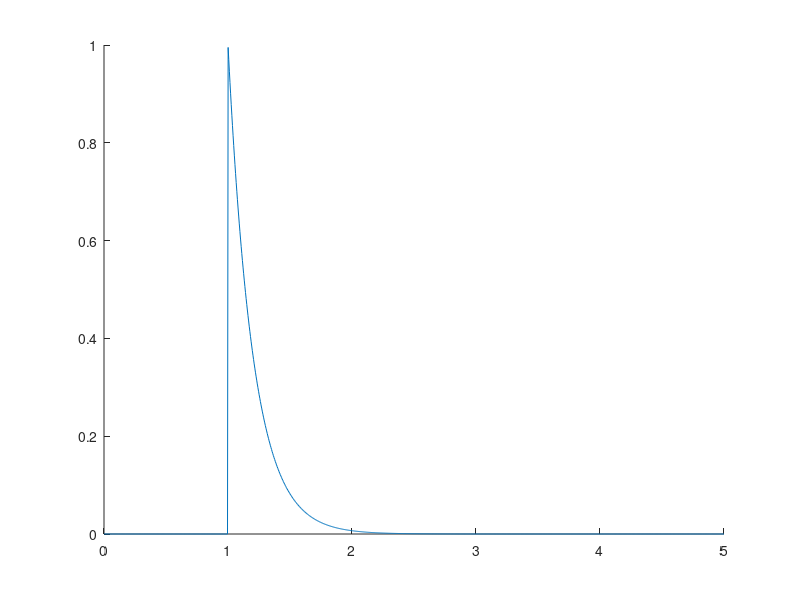
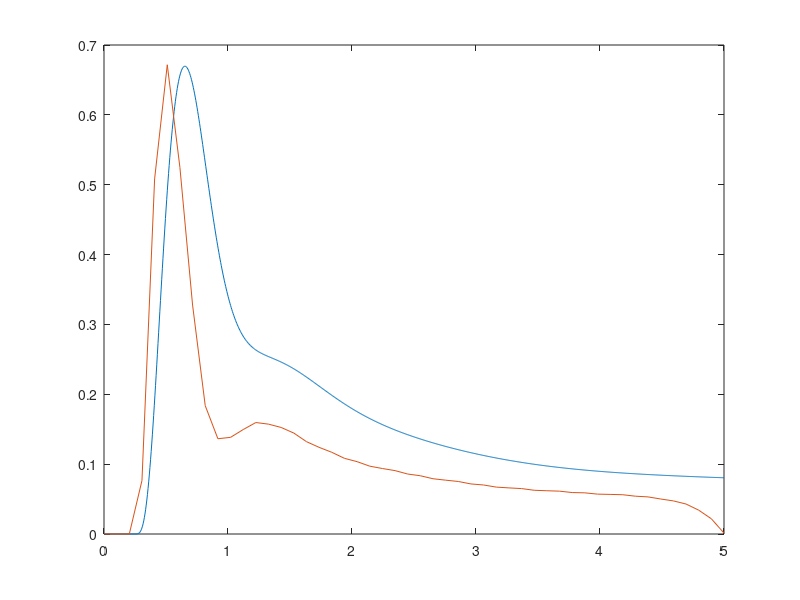

The MATLAB script that drew these images, in order: (Note: this script raises an error after producing the figures.)
%% Convolution Function
% Convolution of C with decaying exponential kernel.
%
% $$\int_0^t K^{trans}e^{-k_{ep} \tau} C(t-\tau - t_0) d\tau$$
% 

%% Syntax
%
% * *prototypeConvolution* -- Calling with no arguments runs a demo.
% * g = *prototypeConvolution*(kTrans, kEp, t0, t) -- Typical call.
%       
% 
%% Description
% Implements the convolution of C with decaying exponential kernel, as described in
%       Suyash et al.  The output of this function is a time-series representation of the 
%       pixel intensity over time.  It is also the solution to the first order ODE
%       modeling the flow of tracer from the bloodstream to the tissue and back.
%       
%       Int( C(tau) * exp(t - tau) dtau, 0, t)
% 
% $$e^{\pi i} + 1 = 0$$ 
% 
%   Foo  bar
% 
% $$e^{\pi i} + 1 = 0$$
% 
% 
% # ITEM1
% # ITEM2
% 
% $$\int_0^t K^{trans}e^{-k_{ep} \tau} C(t-\tau) d\tau$$
% 

%%
% 
%
%   Arguments:
%       kTrans      Scale parameter (beta_1)
%       kEp         Shape parameter (1/beta_2)
%       t0          Shift or Delay parameter (beta_3)
%       t           Temporal coordinate vector or Time-points (t)
%
%   Output:
%       g           Pixel intensity time series (g(x,t) in TMI paper)
%

%% Arguments
%  kTrans      Scale parameter (beta_1)
% kEp         Shape parameter (1/beta_2)
% t0          Shift or Delay parameter (beta_3)
% t           Temporal coordinate vector or Time-points (t)
%
%%  Output
% g           Pixel intensity time series (g(x,t) in TMI paper)
%

function prototypeConvolution(~)
    
    if ~nargin, demo, return, end

end

%% Shortened Demo
%
function shortenedDemo

%     delayDemo    
    multiConvolution;
%     timingDemo
    
%     convolutionOuterLoop;
    
    '';
end

function delayDemo
    
%     y = linspace(0,0.25);
%     s = zeros(length(y));
%     for i = 1:length(y)
%         s(i) = breastCp(0.25,y(i));
%     end
%     figure, plot(y,s)
%     '';

% 
%     load fittedImages_November-04-2007_054554_2hr_20min
%     KTrans = beta(:,:,1);
%     k_ep = beta(:,:,2);
%     dt_i = 1;
%     dt_j = 1;
%     Ti = 0:28;
%     Tj = 0:28;
%     Cpi = breastCp(linspace(0,5,length(Tj)));
%     oversample_i = 1;
%     
%     
%     KTrans  = single(KTrans);
%     k_ep    = single(k_ep);
%     dt_i    = single(dt_i);
%     Ti      = int32(Ti);
%     dt_j    = single(dt_j);
%     Tj      = int32(Tj); 
%     Cpi     = single(Cpi);
%     oversample_i = single(oversample_i);
%     signal_2 = dce_mri_mex(KTrans, k_ep, dt_i, Ti, dt_j, Tj, Cpi, oversample_i);
% 
%     %figure, for t=1:29; imagesc(signal_2(:,:,t)'), axis image; drawnow; end
%     
    '';
    
    k_ep = 100;
    KTrans = 10/k_ep;

    overFactor = 5;  % Needs to be an integer
    
    oversample_i = 32;
    oversample_j = 2;
    oversample_i_b = 1 * oversample_i;
    oversample_j_b = overFactor * oversample_j;

    t0 = 0; tf = 5; T  = 50;
    %dt_j = (tf - t0) / (oversample_j*T);

    Ti = oversample_i*T;
    Tj = oversample_j*T;
    Tj2 = oversample_j_b*T;


    dt_i = (tf - t0) / Ti;
    dt_j = (tf - t0) / Tj;
    dt_j2 = (tf - t0) / Tj2;

    ti = (0:Ti-1) * dt_i;
    tj = (0:Tj-1) * dt_j;
    tj2 = (0:Tj2-1) * dt_j2;

    tj_vec = single(0:Tj-1) * dt_j;
    tj_vec = permute(tj_vec, [1 3 2]);  % Make it 1x1xTj
    
    
    % Init Cpi vector
    Cpi = breastCp(ti);
    [v,ind] = max(Cpi)
    f = @(x) 5 - breastCp(x);
    ti_min = fminsearch(f, ti(ind));
    [v,ind] = min(abs(ti - ti_min));
    [ti(ind), Cpi(ind)]
    
    
    
    h2 = figure;
    hold all
    title('Difference')
    
    h1 = figure;
    hold all
    %plot(ti, Cpi*10, 'LineWidth', 3, 'Color', [.8 .8 1])
    
    
%     Ti = oversample_i*T;
%     Tj = oversample_j*T;
%     
%     dt_i = (tf - t0) / Ti;
%     dt_j = (tf - t0) / Tj;
    
    delays = linspace(0, dt_j, 10);
    for k = 1:length(delays)
        delay = delays(k);

        signal_a = convolutionOversampleRun (KTrans, k_ep, delay, oversample_i, oversample_j);
        signal_b = convolutionOversampleRun (KTrans, k_ep, delay, oversample_i_b, oversample_j_b);

        
        v = (k-1) / max(1, length(delays)-1);
        color_a = [1-v,   v, v];
        color_b = [0.9*(1-v), 0.75*(1-v), v];

        s_a = real(signal_a);
        s_a = permute(s_a, [3 1 2]);
        s_a = s_a(:,:);
        t_a = tj(:);

        s_b = real(signal_b);
        s_b = permute(s_b, [3 1 2]);
        s_b = s_b(:,:);
        t_b = tj2(:);
        
        s_c = s_b(1:overFactor:end);
        s_c = s_c(1:min(end,length(s_a)));  % Force to be same size if something went wrong
        t_c = t_a;
        
        set(0,'CurrentFigure', h1)
        plot(t_a, s_a, '--', 'Color', color_a) 
        plot(t_b, s_b,  '-', 'Color', color_b) 
        plot(t_c, s_c,  'o', 'Color', color_b)

        set(0,'CurrentFigure', h2)
        plot(t_a, s_a - s_c, 'Color', color_a)
        
    end
    
    '';
end


function timingDemo
% 
%     load fittedImages_November-04-2007_054554_2hr_20min
%     KTrans = beta(:,:,1);
%     k_ep = beta(:,:,2);
%     dt_i = 1;
%     dt_j = 1;
%     Ti = 0:28;
%     Tj = 0:28;
%     Cpi = breastCp(linspace(0,5,length(Tj)));
%     oversample_i = 1;
%     
%     
%     KTrans  = single(KTrans);
%     k_ep    = single(k_ep);
%     dt_i    = single(dt_i);
%     Ti      = int32(Ti);
%     dt_j    = single(dt_j);
%     Tj      = int32(Tj); 
%     Cpi     = single(Cpi);
%     oversample_i = single(oversample_i);
%     signal_2 = dce_mri_mex(KTrans, k_ep, dt_i, Ti, dt_j, Tj, Cpi, oversample_i);
% 
%     %figure, for t=1:29; imagesc(signal_2(:,:,t)'), axis image; drawnow; end
%     
    '';
    %convolutionOuterLoop;
    %multiConvolution;
    %[time_matlab, time_cuda, RMSE, nRMSE] = convolutionRun(16,16,100)
    
    Xs = 2.^(0:6);
    Ys = 2.^(0:6);
    %Ts = 2.^[5:7];
    Ts = 64;
    time_matlab = zeros(length(Xs),length(Ts));
    time_cuda   = zeros(length(Xs),length(Ts));
    RMSE        = zeros(length(Xs),length(Ts));
    nRMSE       = zeros(length(Xs),length(Ts));
%     for X = Xs
%         for Y = Ys
%             for T = Ts
    for i = 1:length(Xs)
        %for j = 1:length(Ys)
            k = 1;
            X = Xs(i);
            Y = Ys(i);
            T = Ts(k);
            %for T = Ts
                [time_matlab(i,k), time_cuda(i,k), RMSE(i,k), nRMSE(i,k)] = convolutionRun(X,Y,T);
            %end
        %end
    end

    time_matlab
    time_cuda
    RMSE
    nRMSE

    displayInUnits = @(src,evt) set(gca,...
        'XTickLabel', cellfun(@num2str, num2cell(get(gca, 'XTick')), 'UniformOutput',false), ...
        'YTickLabel', cellfun(@num2str, num2cell(get(gca, 'YTick')), 'UniformOutput',false) ...
    );
    
    %set(gcf,'ResizeFcn', displayInUnits)
    
    figure('ResizeFcn', displayInUnits)
    %hold all
    fontsize_title  = 48;
    fontsize        = floor(3/4*fontsize_title);
    fontsize_axis   = floor(1/3*fontsize_title);
    markersize = 25;
    linewidth = 5;
    loglog(Xs.*Ys, time_matlab, '--X', Xs.*Ys, time_cuda, '-*', 'LineWidth', linewidth, 'MarkerSize', markersize)
    grid minor
    title('Time in seconds as a function of problem size (X x Y)', 'FontSize', fontsize_title)
    %legend('\fontsize{32}Matlab', '\fontsize{32}Cuda')
    legend(sprintf('\\fontsize{%d}CPU',fontsize_axis), sprintf('\\fontsize{%d}GPU',fontsize_axis))
    %legend('CPU', 'GPU')
    ylabel('t (sec)', 'Fontsize', fontsize)
    xlabel('Number of Voxels', 'Fontsize', fontsize)
    set(gca,'FontSize', fontsize_axis)
    set(gca,'YTickLabel', cellfun(@num2str, num2cell(get(gca, 'YTick')), 'UniformOutput',false))
    set(gca,'XTickLabel', cellfun(@num2str, num2cell(get(gca, 'XTick')), 'UniformOutput',false))
   
    %loglog(Xs.*Ys, time_cuda, '-o')
    %diag(time_matlab)
    %diag(time_cuda)
    '';
end


%% Demo
%
function demo
    
    close all

    t = linspace(0,5,1000);
    Cp = breastCp(t);
    
%     figure, plot(t,Cp)
    
    ti = linspace(t(1), t(end), 50);
    dti = ti(2)-ti(1);
    
    t0 = 1;
%     kEp = 5;
%     kTrans = 1/kEp;
    kEp = 5;
    kTrans = 1;
    %kTrans = 1/(1+1/kEp);
    %kTrans = 1/(1 + exp(-kEp*dti))*1/sqrt(2*dti);
    
    %e = kTrans * exp( -kEp*(t - t0) ) .* (t >= t0);
    e = kernel(t, kTrans, kEp, t0);
    hold all; plot(t,e)
    
    E = kernel(t', kTrans, kEp, ti);
    Cpi = breastCp(ti);
    
%     figure('Position', [717   524   560   420])
%     plot(repmat(t',[1 size(E,2)]), bsxfun(@times, E, Cpi)/kTrans)
%     hold all
%     plot(t,Cp)
%     
%     %figure('Position', [717   19   560   420])
%     %plot(ti, sum(bsxfun(@times, E, Cpi)),'-o')
    
%     figure('Position', [717   19   560   420])
%     plot(ti, convolveCWithKernel(t, kTrans, kEp, ti))
    
    
    %hold all
    %plot(ti, convolveCWithKernel(ti, kTrans, kEp, ti),'-o')
    %plot(t, sum(bsxfun(@times, E, Cp)),'-')
    
%     snapnow
    
    
    %% 
    %
    %
    f1 = @(x) breastCp(x);
    f2 = @(x) kernel(x, kTrans, kEp, 0);
    %t = linspace(t(1),t(end),4000);
    q = quadv(@(tau) f2(tau) * f1(t-tau), t(1), t(end));
    
    figure, plot(t,q)
    hold all
    plot(ti, convolveCWithKernel(t, kTrans, kEp, ti)/300)
    
    snapnow
    
    s = zeros(size(t));
    for i=1:length(s)
        s(i) = convolutionFromMaple(t(i), 5, 2, 1);
    end
    figure, plot(t,s)
    ti_old = ti;


    oversample_i = 2;
    oversample_j = 8;
    ti = linspace(ti_old(1),ti_old(end),oversample_i*length(ti_old));
    tj = linspace(ti_old(1),ti_old(end),oversample_j*length(ti_old));
    Cpj = breastCp(tj);
    
    figure
    hold all
    plot(tj,Cpj*10,'LineWidth',5)
    
    for k_ep = logspace(log10(0.01),log10(1000),20);
        KTrans = k_ep;
        si = zeros(size(ti));
        for j=1:length(tj)
            si = si + Cpj(j) * KTrans * convolutionFromMapleVectorized(ti, k_ep, tj(j), oversample_j);
    %         for i=1:length(si)
    %             si(i) = si(i) + Cpi(j) * convolutionFromMaple(ti(i), 2, ti(j), oversample);
    %         end
        end
        plot(ti,si)
    end
    %figure, plot(ti,si)
    
    
    % Moved to shortenedDemo
    %convolutionOuterLoop;
    %convolutionOuterLoop4x8;
    
    shortenedDemo;

    '';
end


%%
function signal = convolutionOuterLoop()
    % Init time variables
    t0 = 0; 
    tf = 5;
    T  = 50;

    oversample_i = 16;
    oversample_j = 4;
    
    Ti = oversample_i*T;
    Tj = oversample_j*T;
    
    dt_i = (tf - t0) / Ti;
    dt_j = (tf - t0) / Tj;
    
    %ti = linspace(t0, tf, Ti);
    %tj = linspace(t0, tf, Tj);
    ti = (0:Ti-1) * dt_i;
    tj = (0:Tj-1) * dt_j;
%     tj = linspace(t0, tf, Tj);
    
    %dt_i = ti(2) - ti(1);
    %dt_j = tj(2) - tj(1);

    % Init Cpi vector
    Cpi = breastCp(ti);

    k_ep = 100;
    KTrans = k_ep;
    
    
    % Convert to 32-bit floats for everything inputted into dce_mri_mex()
    KTrans  = single(KTrans);
    k_ep    = single(k_ep);
    dt_i    = single(dt_i);
    dt_j    = single(dt_j);
    Ti      = int32(Ti);
    Tj      = int32(Tj); 
    Cpi     = single(Cpi);
    oversample_i = single(oversample_i);
    oversample_j = single(oversample_j);


    tj_vec = single(0:Tj-1) * dt_j;
    tj_vec = permute(tj_vec, [1 3 2]);  % Make it 1x1xTj
    

    h2 = figure;
    hold all
    title('Difference')
    
    h1 = figure;
    hold all
    plot(ti, Cpi*10, 'LineWidth', 3, 'Color', [.8 .8 1])
    
    %for k_ep = logspace(log10(0.01), log10(1000), 20);
    %for delay = delays
    
    delays = linspace(0, dt_j, 10);
    for k = 1:length(delays)
        delay = delays(k);

        signal = zeros(1,1,Tj,'single');
        for i = 1:Ti
            signal = signal + Cpi(i) * convolutionFromMapleMatrized(tj_vec - delay, k_ep, ti(i), oversample_i);
        end
        signal = bsxfun(@times,signal,KTrans);

        signal_alt = zeros(1,1,Tj,'single');
        for i = 1:Ti
            signal_alt = signal_alt + Cpi(i) * convolutionFromMapleMatrized(tj_vec, k_ep, ti(i) + delay, oversample_i);
        end
        signal_alt = bsxfun(@times,signal_alt,KTrans);

%         signal_alt = dce_mri_mex(single(KTrans), single(k_ep), single(dt_i), int32(Ti), single(dt_j), int32(Tj), single(Cpi), single(oversample_i));
        
        v = (k-1) / max(1, length(delays)-1);
        color = [v, 1-v, 1-v];
        
        set(0,'CurrentFigure', h1)
        plot(tj, real(signal(:)), 'Color', color)

        set(0,'CurrentFigure', h2)
        plot(tj, real(signal(:) - signal_alt(:)), 'Color', color)
        
    end
    '';
end

%%
function signal = convolutionOversampleRun (KTrans, k_ep, delay, oversample_i, oversample_j)
    [X,Y] = size(KTrans);
    
    % Init time variables
    t0 = 0; 
    tf = 5;
    T  = 50;

%     oversample_i = 16;
%     oversample_j = 4;
    
    Ti = oversample_i*T;
    Tj = oversample_j*T;
    
    dt_i = (tf - t0) / Ti;
    dt_j = (tf - t0) / Tj;
    
    %ti = linspace(t0, tf, Ti);
    %tj = linspace(t0, tf, Tj);
    ti = (0:Ti-1) * dt_i;
    tj = (0:Tj-1) * dt_j;
%     tj = linspace(t0, tf, Tj);
    
    %dt_i = ti(2) - ti(1);
    %dt_j = tj(2) - tj(1);

    % Init Cpi vector
    Cpi = breastCp(ti);

%     k_ep = 100;
%     KTrans = k_ep;
    
    
    % Convert to 32-bit floats for everything inputted into dce_mri_mex()
    KTrans  = single(KTrans);
    k_ep    = single(k_ep);
    dt_i    = single(dt_i);
    dt_j    = single(dt_j);
    Ti      = int32(Ti);
    Tj      = int32(Tj); 
    Cpi     = single(Cpi);
    oversample_i = single(oversample_i);
    oversample_j = single(oversample_j);


    tj_vec = single(0:Tj-1) * dt_j;
    tj_vec = permute(tj_vec, [1 3 2]);  % Make it 1x1xTj
    

%     h2 = figure;
%     hold all
%     title('Difference')
%     
%     h1 = figure;
%     hold all
%     plot(ti, Cpi*10, 'LineWidth', 3, 'Color', [.8 .8 1])
    
    %for k_ep = logspace(log10(0.01), log10(1000), 20);
    %for delay = delays
    
    %delays = linspace(0, dt_j, 10);
%     for k = 1:length(delays)
%         delay = delays(k);
%         
%         sj = zeros(1,Tj);
%         for i=1:Ti
%             signal_part = convolutionInnerLoop(tj, k_ep, ti(i), oversample_i);
%             sj = sj + Cpi(i) * KTrans * signal_part;
%         end

        %sj = zeros(X,Y,Tj,'single');
        signal = zeros(X,Y,Tj,'single');
        for i = 1:Ti
            signal = signal + Cpi(i) * convolutionFromMapleMatrized(tj_vec - delay, k_ep, ti(i), oversample_i);
        end
        signal = bsxfun(@times,signal,KTrans);

%         signal_alt = zeros(1,1,Tj,'single');
%         for i = 1:Ti
%             signal_alt = signal_alt + Cpi(i) * convolutionFromMapleMatrized(tj_vec, k_ep, ti(i) + delay, oversample_i);
%         end
%         signal_alt = bsxfun(@times,signal_alt,KTrans);

%         signal_alt = dce_mri_mex(single(KTrans), single(k_ep), single(dt_i), int32(Ti), single(dt_j), int32(Tj), single(Cpi), single(oversample_i));
        
%         v = (k-1) / max(1, length(delays)-1);
%         color = [v, 1-v, 1-v];
        
%         set(0,'CurrentFigure', h1)
%         plot(tj, real(signal(:)), 'Color', color)

%         set(0,'CurrentFigure', h2)
%         plot(tj, real(signal(:) - signal_alt(:)), 'Color', color)
        
%     end
    '';
end


%%
function [time_matlab, time_cuda, RMSE, nRMSE] = convolutionRun(X,Y,T)
    % Initialize KTrans and k_ep to some arbitrary values
    k_ep    = zeros(X,Y,'single');
    KTrans  = zeros(X,Y,'single');
    for x = 0:X-1
        for y = 0:Y-1
            u = x/(X + eps);
            v = y/(Y + eps);
            
            w = 1/((1 - u)*(1 - v))^2;
            w = w * 1e-1;
            
            k_ep(x+1,y+1)   = w;
            KTrans(x+1,y+1) = w/10;
        end
    end
    
    [mX,mY] = meshgrid(linspace(-3,3,X),linspace(-3,3,Y)); Z = peaks(mX,mY)'; 
    b = 1; c = 4; f = @(x) 1/b * x./(1 + (x*c-c).^2); %plot(x, f(x))
    Z = f(Z);
    Z = Z * 10;
    Z = max(Z, 1e-1);
        
    k_ep = Z;
    KTrans = Z/10;

    % Init time variables
    t0 = 0; 
    tf = 5;

    oversample_i = 8;
    oversample_j = 2;
    
    Ti = oversample_i*T;
    Tj = oversample_j*T;
    
    dt_i = (tf - t0) / Ti;
    dt_j = (tf - t0) / Tj;
    

    ti = (0:Ti-1) * dt_i;
    tj = (0:Tj-1) * dt_j;


    % Init Cpi vector
    Cpi = breastCp(ti);
    
    
    % Convert to 32-bit floats for everything inputted into dce_mri_mex()
    KTrans  = single(KTrans);
    k_ep    = single(k_ep);
    dt_i    = single(dt_i);
    Ti      = int32(Ti);
    dt_j    = single(dt_j);
    Tj      = int32(Tj); 
    Cpi     = single(Cpi);
    oversample_i = single(oversample_i);
    

    fprintf('Beginning the timings\n')

    
    % Reference implementation
	tj_vec = single(0:Tj-1) * dt_j; 
    tj_vec = permute(tj_vec, [1 3 2]);  % Make it 1x1xTj
    
    time_matlab = tic;
    sj = zeros(X,Y,Tj,'single');
    for i = 1:Ti
        sj = sj + Cpi(i) * convolutionFromMapleMatrized(tj_vec, k_ep, ti(i), oversample_i);
    end
    signal_0 = bsxfun(@times,sj,KTrans);
    time_matlab = toc(time_matlab);

    
    
    
    
    % Matrix version of mex-wrapper call
    time_cuda = tic;
    signal_2 = dce_mri_mex(KTrans, k_ep, dt_i, Ti, dt_j, Tj, Cpi, oversample_i);
    time_cuda = toc(time_cuda);
    
%     signal_1 = real(signal_1);
    signal_2 = real(signal_2);

    

    % Compare cuda versus matlab
    RMSE  = norm(signal_2(:) - signal_0(:)) / sqrt(X*Y*double(Tj));
    nRMSE = RMSE / norm(signal_0(:));
    
%     fprintf('Cuda versus matlab:  RMSE: %g\n',  RMSE)
%     fprintf('Cuda versus matlab: nRMSE: %g\n', nRMSE)
        
end






%%
function signal = multiConvolution()
    % Image dimensions
%     X = 64; Y = 64;
    X = 16; Y = 16;
%     X = 8;  Y = 8;

    % Initialize KTrans and k_ep to some arbitrary values
    k_ep    = zeros(X,Y,'single');
    KTrans  = zeros(X,Y,'single');
    for x = 0:X-1
        for y = 0:Y-1
            u = x/(X + eps);
            v = y/(Y + eps);
            
            w = 1/((1 - u)*(1 - v))^2;
            w = w * 1e-1;
            
            k_ep(x+1,y+1)   = w;
            KTrans(x+1,y+1) = w/10;
        end
    end
    
    [mX,mY] = meshgrid(linspace(-3,3,X),linspace(-3,3,Y)); Z = peaks(mX,mY); 
    %Z = Z.^2;
    %Z = Z - min(Z(:)) + 1e-6;
    %Z = Z - getQuantile(Z(:), 0.05);
    %Z = max(Z, 1e-4);
    
    b = 1; c = 4; f = @(x) 1/b * x./(1 + (x*c-c).^2); %plot(x, f(x))
    Z = f(Z);
    Z = Z * 10;
    %Z = max(Z, 1e-1);
    Z = max(Z, 1/8);
    
    %figure, imagesc(Z'), axis image; colorbar
    
    k_ep = Z;
    KTrans = Z/10;

    
    figure, imagesc(Z), axis image; colorbar, title('k_ep')
    
    
    % Init time variables
    t0 = 0; 
    tf = 5;
    T  = 50;

    oversample_i = 4;
    oversample_j = 16;
    
    Ti = oversample_i*T;
    Tj = oversample_j*T;
    
    dt_i = (tf - t0) / Ti;
    dt_j = (tf - t0) / Tj;
    
    %ti = linspace(t0, tf, Ti);
    %tj = linspace(t0, tf, Tj);
    ti = (0:Ti-1) * dt_i;
    tj = (0:Tj-1) * dt_j;
%     tj = linspace(t0, tf, Tj);
    
    %dt_i = ti(2) - ti(1);
    %dt_j = tj(2) - tj(1);

    % Init Cpi vector
    Cpi = breastCp(ti);
    
    
    % Convert to 32-bit floats for everything inputted into dce_mri_mex()
    KTrans  = single(KTrans);
    k_ep    = single(k_ep);
    dt_i    = single(dt_i);
    Ti      = int32(Ti);
    dt_j    = single(dt_j);
    Tj      = int32(Tj); 
    Cpi     = single(Cpi);
    oversample_i = single(oversample_i);
    
%     ti = single(ti);
%     tj = single(tj);
    
    fprintf('Beginning the timings\n')

    % Reference implementation
%     signal_0 = zeros(X,Y,Tj,'single');
	tj_vec = single(0:Tj-1) * dt_j; 
    tj_vec = permute(tj_vec, [1 3 2]);  % Make it 1x1xTj
    tic
%     for x = 1:X
%         for y = 1:Y
%             sj = zeros(1,1,Tj,'single');
%             for i = 1:Ti
%                 %si = si + Cpj(j) * KTrans * convolutionFromMapleVectorized(ti, k_ep, tj(j), oversample_j);
%                 sj = sj + Cpi(i) * KTrans(x,y) * convolutionFromMapleVectorized(tj_vec, k_ep(x,y), ti(i), oversample_i);
%                 %signal_0(x,y,:) = dce_mri_mex( KTrans(x,y), k_ep(x,y), dt_i, Ti, dt_j, Tj, Cpi, oversample_i );
%             end
%             signal_0(x,y,:) = sj;
%         end
%     end
    sj = zeros(X,Y,Tj,'single');
    for i = 1:Ti
        %foo = convolutionFromMapleMatrized(tj_vec, k_ep, ti(i), oversample_i);
        sj = sj + Cpi(i) * convolutionFromMapleMatrized(tj_vec, k_ep, ti(i), oversample_i);
        %s = convolutionFromMapleMatrized(t, k, t_0, oversamplingFactor)
    end
    signal_0 = bsxfun(@times,sj,KTrans);
    fprintf('Reference implementation (host): '), toc
   % norm(signal_0(:) - signal_4(:))
    '';
    
    
    
%     % Scalar version of mex-wrapper call
%     signal_1 = zeros(X,Y,Tj,'single');
%     tic
%     for x = 1:X
%         for y = 1:Y
%             signal_1(x,y,:) = dce_mri_mex( KTrans(x,y), k_ep(x,y), dt_i, Ti, dt_j, Tj, Cpi, oversample_i );
%         end
%     end
%     fprintf('Scalar version of mex-wrapper call: '), toc


    d = 2^10;
    KTrans = round(d*KTrans)/d;
    k_ep = round(d*k_ep)/d;
    Cpi = round(d*Cpi)/d;
    

    % Matrix version of mex-wrapper call
    tic
    signal_3 = dce_mri_mex(KTrans, k_ep, dt_i, Ti, dt_j, Tj, Cpi, oversample_i, false);
    fprintf('Matrix version of mex-wrapper call (CPU): '), toc

    
    % Matrix version of mex-wrapper call
    tic
    signal_2 = dce_mri_mex(KTrans, k_ep, dt_i, Ti, dt_j, Tj, Cpi, oversample_i, true);
    fprintf('Matrix version of mex-wrapper call (GPU): '), toc



    %colors = rand(X*Y,3);
%     [v,ind] = sort(k_ep(:));
%     colors(ind,1:3) = jet(X*Y);
    
    u = log10(k_ep(:));
    u = (u - min(u)) / (max(u) - min(u) + eps);
    
    palette = jet(1000);
    ind = min(size(palette,1), max(1, 1 + floor(u*max(1, size(palette,1) - 1))));
    colors(:,1:3) = palette(ind,1:3);
    
    
    %cdef = 'white';
    cdef = 'black';
    figure, colordef(gcf, cdef), set(gca, 'ColorOrder', colors), hold all; plot(tj, reshape(permute(real(signal_2),[3 1 2]), [Tj X*Y]))
    figure, colordef(gcf, cdef), set(gca, 'ColorOrder', colors), hold all; plot(tj, reshape(permute(real(signal_3),[3 1 2]), [Tj X*Y]))
    figure, colordef(gcf, cdef), set(gca, 'ColorOrder', colors), hold all; plot(tj, reshape(permute(real(signal_2),[3 1 2]), [Tj X*Y]), tj, reshape(permute(real(signal_3),[3 1 2]), [Tj X*Y]), '--')
    figure, colordef(gcf, cdef), set(gca, 'ColorOrder', colors), hold all; plot(tj, reshape(permute(real(signal_2),[3 1 2]), [Tj X*Y]) - reshape(permute(real(signal_3),[3 1 2]), [Tj X*Y]))
    
    figure, colordef(gcf, cdef), set(gca, 'ColorOrder', colors), hold all; plot(tj, reshape(permute(real(signal_2),[3 1 2]), [Tj X*Y]) - reshape(permute(real(signal_0),[3 1 2]), [Tj X*Y]))
    figure, colordef(gcf, cdef), set(gca, 'ColorOrder', colors), hold all; plot(tj, reshape(permute(real(signal_3),[3 1 2]), [Tj X*Y]) - reshape(permute(real(signal_0),[3 1 2]), [Tj X*Y]))
    %figure, colordef(gcf, cdef), set(gca, 'ColorOrder', colors), hold all; plot(tj, reshape(permute(real(signal_2),[3 1 2]), [Tj X*Y]), tj, reshape(permute(real(signal_3),[3 1 2]), [Tj X*Y]), '--', tj, reshape(permute(real(signal_0),[3 1 2]), [Tj X*Y]), ':')
    
    
%     signal_1 = real(signal_1);
    signal_2 = real(signal_2);
    
    signal = signal_2;  % Final return value of this function

%     
%     % Compare matrix versus scalar calls
%     RMSE  = norm(signal_1(:) - signal_2(:)) / sqrt(X*Y*double(Tj));
%     nRMSE = RMSE / norm(signal_1(:));
%     
%     fprintf('Matrix versus scalar:  RMSE: %g\n',  RMSE)
%     fprintf('Matrix versus scalar: nRMSE: %g\n', nRMSE)
    

    % Compare cuda versus matlab
    RMSE  = norm(signal_2(:) - signal_0(:)) / sqrt(X*Y*double(Tj));
    nRMSE = RMSE / norm(signal_0(:));
    
    fprintf('Cuda versus matlab:  RMSE: %g\n',  RMSE)
    fprintf('Cuda versus matlab: nRMSE: %g\n', nRMSE)
    

    % Show curves

    figure, hold all; plot(ti, Cpi, 'LineWidth', 5)
    signal_transposed = permute(signal_0, [3 1 2]);
    plot(tj, signal_transposed(:,:))
    title('Reference curves using matlab prototype (CPU)')
        
    figure, hold all; plot(ti, Cpi, 'LineWidth', 5)   
    signal_transposed = permute(signal_2, [3 1 2]);
    plot(tj, signal_transposed(:,:))
    title('Matrix version kernel code output (GPU)')

    figure, hold all; plot(ti, 0*Cpi)
    signal_transposed = permute(signal_2 - signal_0, [3 1 2]);
    plot(tj, signal_transposed(:,:))
    title('Error difference time curves (GPU vs CPU)')
    
    
    % Show reconstructed time series of images (movie)
    fig = figure;
%     lgsignal = log10(abs(signal));
%     crange = [-2, max(lgsignal(:))];
    lgsignal = ((signal));
    crange = [0, max(lgsignal(:))];
    for t = 1:Tj
        if ishandle(fig)
            set(0, 'CurrentFigure', fig)
        else
            break
        end
        imagesc(lgsignal(:,:,t)', crange)
        axis image xy
        colorbar
        title(['t = ' num2str(t)])
        drawnow
        pause(1/60)
    end 
    
%     [mX,mY] = meshgrid(1:X,1:Y);
%     Z = peaks(mX,mY);

    
	aspectRatio = 1.33/1;
    T0 = 10;     Tf = ceil(single(Tj)/2);

    nT = Tf - T0 + 1;
    % Tx / Ty <= 2.5
    %   Ty >= Tx / 2.5
    % Tx * Ty >= nT
    %   Tx >= nT / Ty
    % Ty >= Tx / 2.5 >= nT / (2.5 * Ty)
    %   Ty^2 >= nT / 2.5
    %   Ty >= sqrt(nT/2.5)
    %   Tx >= nT / Ty
    
    
    %nT = 293; aspectRatio = 3/1; Ty = round(sqrt(nT/aspectRatio)); Tx = round((nT/Ty)); [Tx Ty Tx*Ty Ty*aspectRatio Tx/Ty]
    Ty = round(sqrt(nT/aspectRatio)); 
    Tx = round((nT/Ty)); 
    Tf = T0 + Tx*Ty - 1;
    %[Tx Ty Tx*Ty Ty*aspectRatio Tx/Ty]

    sampling = double(signal(:,:,T0:Tf));
    a = 0.05;
    p = [a/2, 1-a/2];
    range = getQuantile(sampling(:), p);


    %figure, plot(linspace(0,1,ns),s, p, range, 'o', 'MarkerSize', 14)
    
    sampling = single(mat2gray(sampling, range));
    figure, montage(permute(sampling,[2 1 4 3]), 'size', [Ty Tx]), colormap(jet)
    figure, montage(permute(sampling,[2 1 4 3]), 'size', [Ty Tx]), colormap(bone)
    
    %figure, imagesc(k_ep'), axis image; colorbar
end

%%
function q = getQuantile(x, p)
    s = sort(x(:,:));
    ns = size(s,1);
    ind = min(ns, 1+max(0, floor(ns * p(:)')));
    q = s(ind,:);
    
    % getQuantile([sampling(:), 2*sampling(:)],[a/2 0.25 0.5 0.75 1-a/2])
end

%%
function s = convolutionFromMapleMatrized(t, k, t_0, oversamplingFactor)
    x = t - t_0;
    L = 1/oversamplingFactor;
    s = zeros([size(k),length(t)]);

    
    ind_1 = (x > -L  &  x <= 0);
    ind_2 = (x >  0  &  x <= L);
    ind_3 = (x > L);
    
    kx1 = bsxfun(@times, k, x(ind_1));
    kx2 = bsxfun(@times, k, x(ind_2));
    kx3 = bsxfun(@times, k, x(ind_3));
    
    a = exp(k*L);
    %s(ind_1) = exp(-k.*(L + x(ind_1))) - 1 + k.*(x(ind_1) + L); 
    s(:,:,ind_1) = bsxfun(@plus, exp(-bsxfun(@times, k, L + x(ind_1))) - 1 + kx1, k*L); 
    %s(ind_2) = exp(-k.*(L + x(ind_2))) - 2*exp(-k.*x(ind_2)) + 1 + k.*(L - x(ind_2));
    s(:,:,ind_2) = bsxfun(@plus, exp(-bsxfun(@times, k, (L + x(ind_2)))) - 2*exp(-kx2) + 1 - kx2,  k*L);
    s(:,:,ind_3) = bsxfun(@times, exp(-kx3), (1./a - 2 + a));

    s = bsxfun(@rdivide, oversamplingFactor*s, (k .* k));
end

%%
function s = convolutionFromMapleVectorized(t, k, t_0, oversamplingFactor)
    x = t - t_0;
    L = 1/oversamplingFactor;
    s = zeros(size(t));
    
    ind_1 = (x > -L  &  x <= 0);
    ind_2 = (x >  0  &  x <= L);
    ind_3 = (x > L);
    
    a = exp(k*L);
    %s = exp(-k*x) * (1/a - 2 + a)
    s(ind_1) = exp(-k*(L + x(ind_1))) - 1 + k*(x(ind_1) + L); 
    s(ind_2) = exp(-k*(L + x(ind_2))) - 2*exp(-k*x(ind_2)) + 1 + k*(L - x(ind_2));
    s(ind_3) = exp(-k*x(ind_3)) * (1/a - 2 + a);

    s = s * oversamplingFactor / (k * k);
    
%     if x <= -L
%         s = 0;
%     else
%         if x > L
%             %s = exp(-k*(L + x)) - 2*exp(-k*x) + exp(-k*(-L + x));
%             %s = exp(-k*x) * (exp(-k*L) - 2 + exp(k*L));
%             a = exp(k*L);
%             s = exp(-k*x) * (1/a - 2 + a);
%             %s = exp(-k*x) * sinh(k*L/2)^2;
%         elseif x <= 0
%             s = exp(-k*(L + x)) - 1 + k*(x + L); 
%         elseif x <= L
%             s = exp(-k*(L + x)) - 2*exp(-k*x) + 1 + k*(L - x);
%         end
%         s = s * oversamplingFactor / (k * k);
%     end
end

function s = convolutionFromMaple(t, k, t_0, oversamplingFactor)
    x = t - t_0;
    L = 1/oversamplingFactor;
    if x <= -L
        s = 0;
    else
        if x > L
            %s = exp(-k*(L + x)) - 2*exp(-k*x) + exp(-k*(-L + x));
            %s = exp(-k*x) * (exp(-k*L) - 2 + exp(k*L));
            a = exp(k*L);
            s = exp(-k*x) * (1/a - 2 + a);
            %s = exp(-k*x) * sinh(k*L/2)^2;
        elseif x <= 0
            s = exp(-k*(L + x)) - 1 + k*(x + L); 
        elseif x <= L
            s = exp(-k*(L + x)) - 2*exp(-k*x) + 1 + k*(L - x);
        end
        s = s * oversamplingFactor / (k * k);
    end
end


%%
%
function e = kernelScalarVersion(t, kTrans, kEp, t0)
    e = kTrans * exp( -kEp*(t - t0) ) .* (t >= t0);
end

function e = kernelAltVersion(t, kTrans, kEp)
    e = kTrans * exp( -kEp*(t) );
end


function e = kernel(t, kTrans, kEp, t0)
    e = kTrans * exp( -kEp*bsxfun(@minus, t, t0) ) .* bsxfun(@ge, t, t0);
end

function g = convolveCWithKernel(t, kTrans, kEp, ti)
    E = kernel(t', kTrans, kEp, ti);
    Cpi = breastCp(ti);
    
    g = sum(bsxfun(@times, E, Cpi));
end

%% Population model for Breast Input function
function Cp = breastCp(t,dt)
    if nargin < 2, dt = 0.25; end;
    %if (nargin < 2) dt = 32/60; end;

    t = 60*t;
    dt = 60*dt;

    alpha = 4.0;

    %Cp = Cps([0.10 dt+48 alpha 20.0 1000.0],t); 

    Cp = Cpg([1.0 dt alpha 5.0],t) + ...
         Cpg([0.2 dt+28 alpha 10.0],t) + ...
         Cpg([0.10 dt+38 alpha 20.0],t) + ...
         Cps([0.10 dt+48 alpha 20.0 1000.0],t);

    Cp = 5.0*Cp;

end

% param(1) = Cp0
% param(2) = Delta
% param(3) = alpha
% param(4) = tau
%
function f = Cpg(param,t)

    Cp0 = abs(param(1));
    Delta = param(2);
    alpha = max(abs(param(3)),1);
    tau = abs(param(4));

    tprime = t-Delta;

    alphaprime = alpha-1;
    norm = exp(-alphaprime)*(tau*alphaprime)^alphaprime;

    if (length(t) == 1)
        if (t < Delta) 
            f = 0;
        else
            f = (Cp0/norm)*(tprime^alphaprime)*exp(-tprime/tau);
        end;
    else
        idx = find(t>=Delta);
        f = zeros(size(t));
        f(idx) = (Cp0/norm)*(tprime(idx).^alphaprime).*exp(-tprime(idx)/tau);
    end;

end

% param(1) = Cp0
% param(2) = delta
% param(3) = alpha
% param(4) = tau
% param(5) = T
%
function f = Cps(param,t)

    Cp0 = abs(param(1));
    Delta = param(2);
    alpha = max(abs(param(3)),1);
    tau = abs(param(4));
    T = abs(param(5));

    tprime = t-Delta;

    norm = gamma(alpha);

    xi = 1/tau-1/T;
    gam = norm;

    if (length(t) == 1)
        if (t < Delta) 
            f = 0;
        else
            f = (Cp0/norm)*gam*exp(-tprime/T)*gammaincc(xi*tprime,alpha);
        end;
    else
        idx = find(t>=Delta);
        f = zeros(size(t));
        f(idx) = (Cp0/norm)*gam*exp(-tprime(idx)/T).*gammaincc(xi*tprime(idx),alpha);
    end;

end

%% Corrected gammainc?
function y = gammaincc(x, a)
    y = gammainc(x, a);
end
